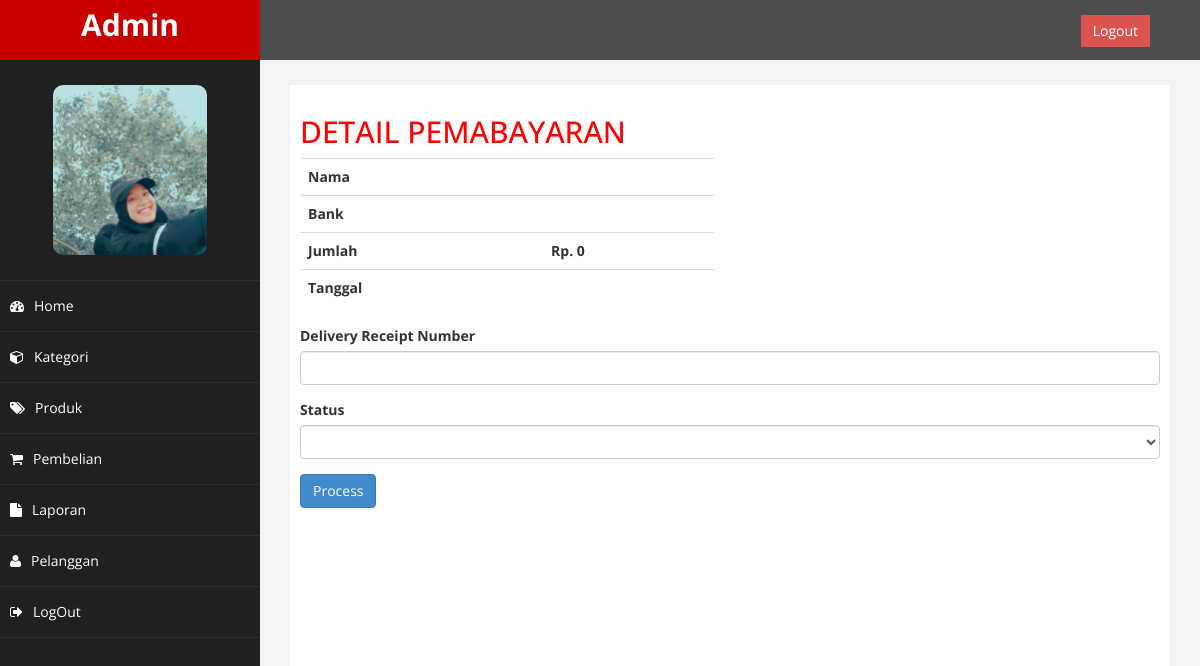
The page /admin/index.php?halaman=pembayaran&id=43 (signed in) on the database as committed earlier.
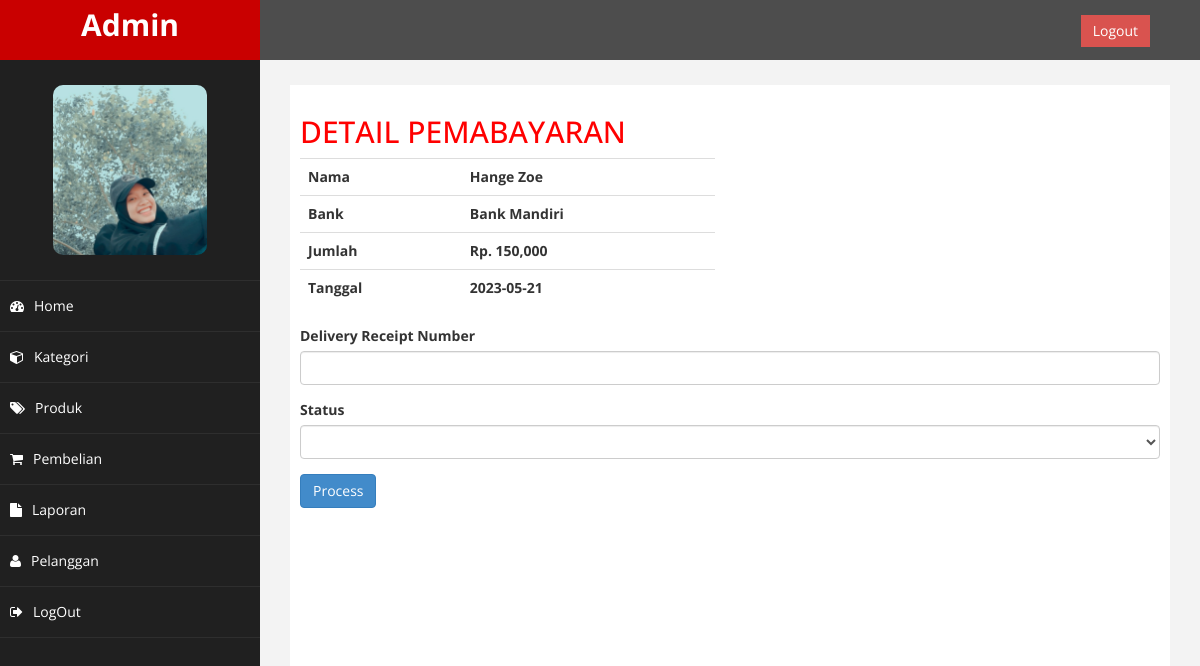
The same page on the database as committed later.
### tables this page shows
CREATE TABLE `pembayaran` (
  `id_pembayaran` int(11) NOT NULL,
  `id_pembelian` int(11) NOT NULL,
  `nama` varchar(255) NOT NULL,
  `bank` varchar(255) NOT NULL,
  `jumlah` int(11) NOT NULL,
  `tanggal` date NOT NULL,
  `bukti` varchar(255) NOT NULL
);

### admin/pembayaran.php (the view, shortened to what this page needs)
<h2>DETAIL PEMABAYARAN</h2>
<?php
$id_pembelian = $_GET['id'];
$ambil = $koneksi->query("SELECT * FROM pembayaran WHERE id_pembelian='$id_pembelian'");
$detail = $ambil->fetch_assoc();
?>
<div class="row">
    <div class="col-md-6">
        <table class="table">
            <tr>
                <th>Nama</th>
                <th><?php echo $detail['nama']?></th>
            </tr>
            <tr>
                <th>Bank</th>
                <th><?php echo $detail['bank']?></th>
            </tr>
            <tr>
                <th>Jumlah</th>
                <th>Rp. <?php echo number_format($detail['jumlah'])?></th>
            </tr>
            <tr>
                <th>Tanggal</th>
                <th><?php echo $detail['tanggal']?></th>
            </tr>
        </table>
    </div>
    <div class="col-md-6">
    </div>
</div>
<form method="post">
    <div class="form-group">
        <label>Delivery Receipt Number</label>
        <input type="text" class="form-control" name="resi">
    </div>
    <div class="form-group">
        <label>Status</label>
        <select class="form-control" name="status">
            <option value=""></option>
            <option value="paid">Paid</option>
        </select>
    </div>
    <button class="btn btn-primary" name="proses">Process</button>
</form>

Rows that differ between the two databases and show on the page:
added pembayaran: nama "Hange Zoe", bank "Bank Mandiri", jumlah "150,000", tanggal "2023-05-21"
Other text that changed with them:
$detail['jumlah']: "0" → (not shown)
